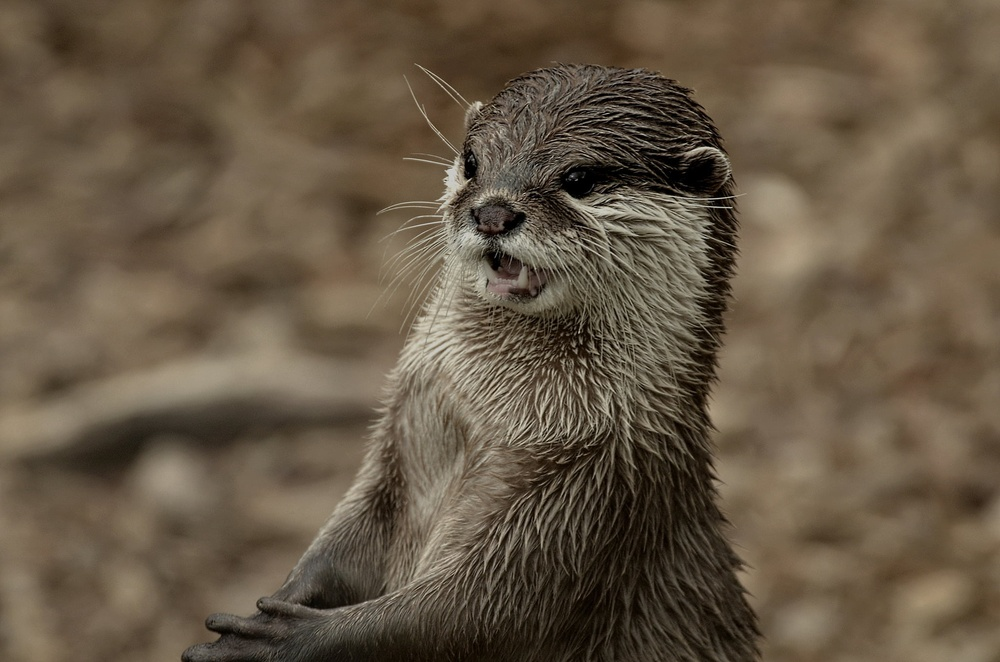
#> input picture Ruido/imagenes/Nutria.jpg, 1000 x 662 px, shrunk from 2048 x 1356 before the run, found by its file name
$ python pruebas_f.py
#> lines starting #> are read from the running program, lines starting #| are printed output that depends on the picture; long printed decimals are rounded
import numpy as np
import matplotlib.pyplot as plt
from skimage import io, color, util
import time

imagen_ruido = io.imread('Ruido/imagenes/nutria.jpg')
#> imagen_ruido is the input picture: shape (662, 1000, 3); mean R, G, B 101.9, 87.7, 69.1
imagen_original = io.imread('Ruido/imagenes/nutria_grises.jpg')
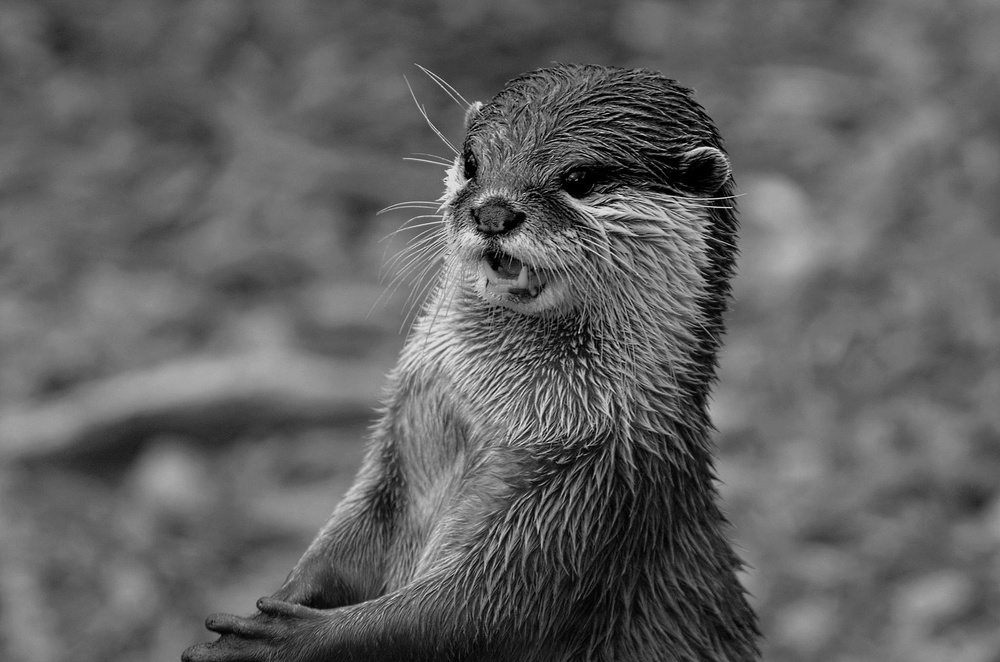
#> input picture Ruido/imagenes/nutria_grises.jpg, 1000 x 662 px, shrunk from 2048 x 1356 before the run, found by its file name
#> imagen_original is the input picture: shape (662, 1000, 3); min 0, max 236, mean 97.5

imagen_ruido = imagen_ruido / 255.0
imagen_original = imagen_original / 255.0

imagen_ruido = color.rgb2gray(imagen_ruido)
#> imagen_ruido: shape (662, 1000) float64
imagen_original = color.rgb2gray(imagen_original)
#> imagen_original: shape (662, 1000) float64


def grad_mse(x):
    return 2 * (x - imagen_original)

def caso_real(x):
    return np.sum((x - imagen_original) ** 2)

def energia_J(x, ruido, lam):
    fidelity = 0.5 * np.sum((x - ruido) ** 2)

    grad_x = x[1:, :] - x[:-1, :]
    grad_y = x[:, 1:] - x[:, :-1]
    smoothness = 0.5 * lam * (np.sum(grad_x ** 2) + np.sum(grad_y ** 2))

    return fidelity + smoothness

def gradiente_J(x, ruido, lam):
    grad = x - ruido

    grad[:-1, :] += lam * (x[:-1, :] - x[1:, :])
    grad[1:, :]  += lam * (x[1:, :] - x[:-1, :])

    grad[:, :-1] += lam * (x[:, :-1] - x[:, 1:])
    grad[:, 1:]  += lam * (x[:, 1:] - x[:, :-1])

    return grad

def momentum(grad_f,x0,ruido,lam,lr,max_ite,eps,eta):
    lista_normas = []
    iteracion = 0
    v = np.zeros_like(x0)
    for i in range(max_ite):
        gradiente = np.array(grad_f(x0,ruido,lam))
        norma = np.linalg.norm(gradiente)
        lista_normas.append(norma)
        if norma < eps:
            break
        vi = eta*v + lr*gradiente
        xi = x0 - vi
        x0= xi.copy()
        v = vi.copy()
        iteracion += 1
    return x0, lista_normas, iteracion

def descenso_grad(grad_f, x0,ruido,lam, lr, max_ite, eps):
    lista_normas = []
    iteracion = 0
    for i in range(max_ite):
        gradiente = grad_f(x0,ruido, lam)
        norma = np.linalg.norm(gradiente)
        lista_normas.append(norma)
        if norma < eps:
            break
        x0 = x0 - lr * gradiente
        iteracion += 1
    return x0, lista_normas, iteracion

def nesterov(grad_f, x0, ruido, lam, lr, max_ite, eps, eta):
    lista_normas = []
    iteracion = 0
    v = np.zeros_like(x0)
    for i in range(max_ite):
        x_adelantado = x0 - eta * v
        grad = grad_f(x_adelantado, ruido, lam)
        norma = np.linalg.norm(grad)
        lista_normas.append(norma)
        v = eta * v + lr * grad
        x0 = x0 - v

        iteracion += 1
        if norma < eps:
            print(f"Convergió en la iteración {i}")
            break
    return x0, lista_normas, iteracion


max_iter = 1000
eps = 1e-6
lr = 0.002
lam = 0.1
eta=0.9

imagen_pred = np.random.rand(*imagen_ruido.shape)

inicio_1 = time.time()
imagen_pred, error_simple, iteracion_simple = descenso_grad(gradiente_J, imagen_pred, imagen_ruido,lam, lr, max_iter, eps)
#> the loop in descenso_grad, `for i in range(max_ite):` made 1000 passes
#> norma on passes 1 to 3: 368.1, 367.1, 366.1
#> pass 1, in gradiente_J, `grad = x - ruido`:
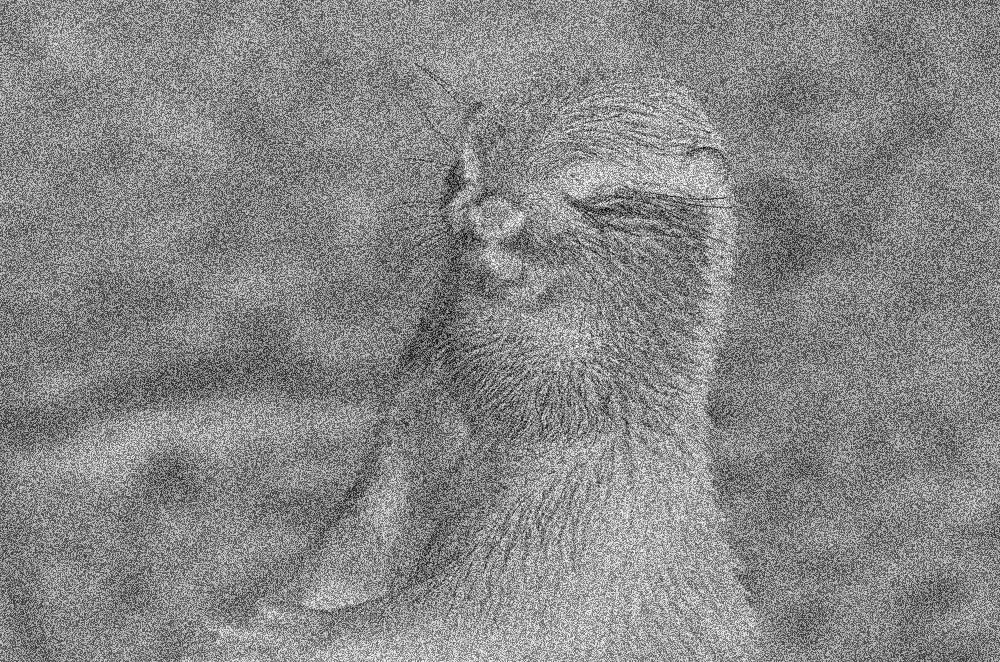
#> grad: shape (662, 1000) float64; min -0.809, max 0.998, mean 0.15; drawn with min black and max white
#> pass 1, in descenso_grad, `x0 = x0 - lr * gradiente`:
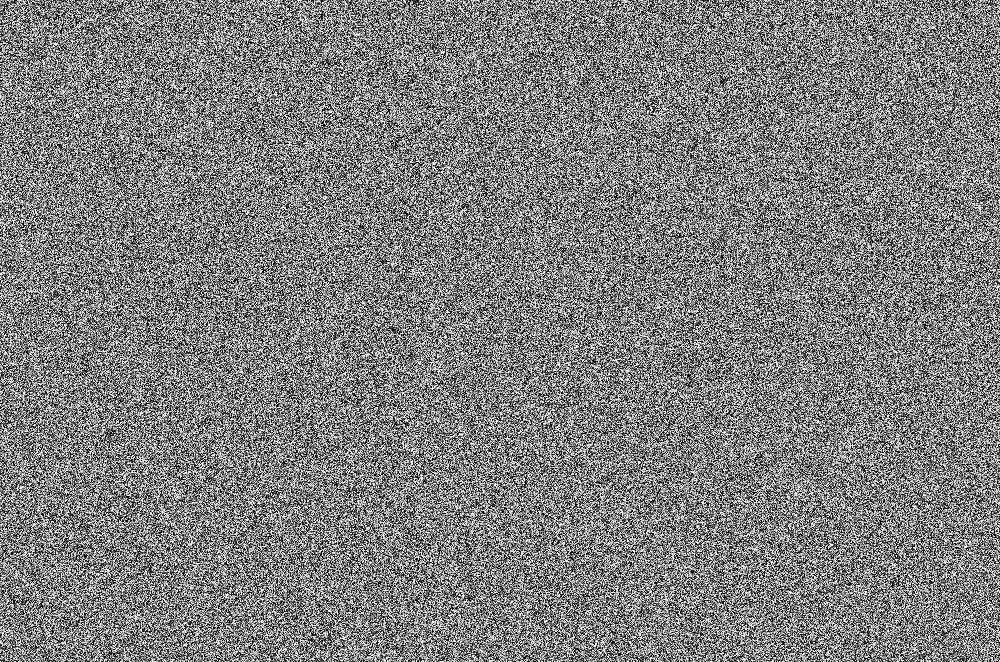
#> x0: shape (662, 1000) float64; min 0.000458, max 0.999, mean 0.5
#> after the loop in descenso_grad, `for i in range(max_ite):`: iteracion = 1000; lista_normas = 1000 values, max 368.1 at index 0, min 29.82 at index 999, mean 130.2
#> error_simple has the same summary as lista_normas in descenso_grad; iteracion_simple = 1000
fin_1 = time.time()
inicio_2 = time.time()
imagen_pred2, error_momentum, iteracion_momentum = momentum(gradiente_J, imagen_pred, imagen_ruido,lam, lr, max_iter, eps,eta)
#> the loop in momentum, `for i in range(max_ite):` made 644 passes
#> norma on passes 1 to 3: 29.75, 29.69, 29.56
#> after the loop in momentum, `for i in range(max_ite):`:
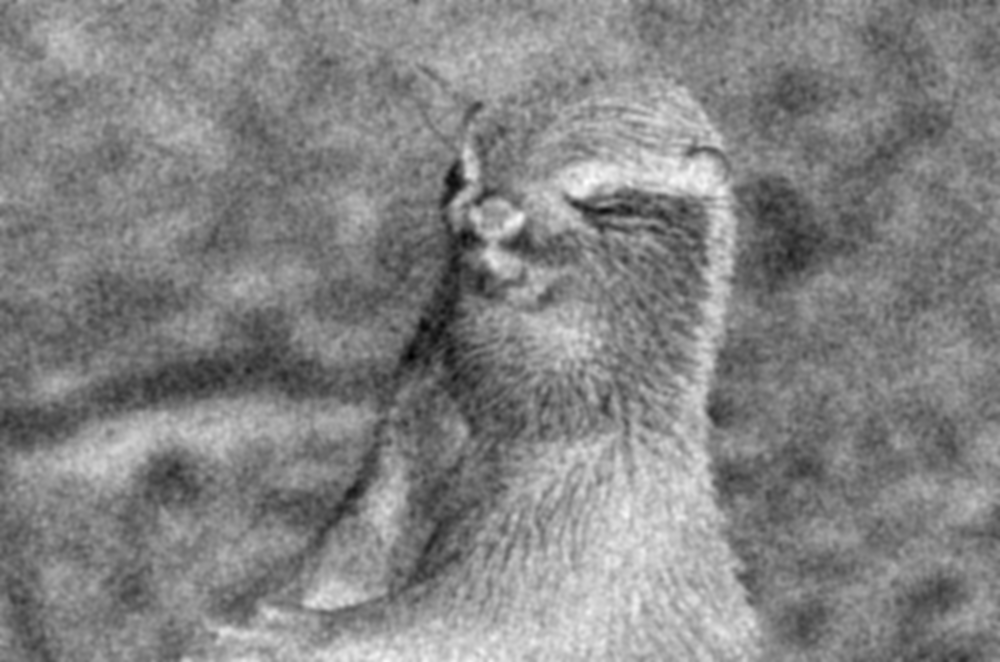
#> gradiente: shape (662, 1000) float64; min -2.14e-09, max 3.88e-09, mean 9.68e-10; drawn with min black and max white
#> after the loop in momentum, `for i in range(max_ite):`: iteracion = 643; lista_normas = 644 values, max 29.75 at index 0, min 9.98e-07 at index 643, mean 2.11
#> error_momentum has the same summary as lista_normas in momentum; iteracion_momentum = 643
fin_2 = time.time()
inicio_3 = time.time()
imagen_pred3, error_nesterov, iteracion_nesterov = nesterov(gradiente_J, imagen_pred, imagen_ruido,lam, lr, max_iter, eps,eta)
#> the loop in nesterov, `for i in range(max_ite):` made 666 passes
#> norma on passes 1 to 3: 29.75, 29.62, 29.44
#> after the loop in nesterov, `for i in range(max_ite):`: iteracion = 666; lista_normas = 666 values, max 29.75 at index 0, min 9.79e-07 at index 665, mean 2.03
#> error_nesterov has the same summary as lista_normas in nesterov; iteracion_nesterov = 666
fin_3 = time.time()

print("\nIteraciones Descenso de Gradiente:", iteracion_simple,
      "Error:", error_simple[-1], "Tiempo:", fin_1 - inicio_1)
#| Iteraciones Descenso de Gradiente: 1000 Error: 29.824 Tiempo: 6.671
print("\nIteraciones Momentum:", iteracion_momentum,
      "Error:", error_momentum[-1], "Tiempo:", fin_2 - inicio_2)
#| Iteraciones Momentum: 643 Error: 9.97869117433553e-07 Tiempo: 6.021
print("\nIteraciones Nesterov:", iteracion_nesterov,
      "Error:", error_nesterov[-1], "Tiempo:", fin_3 - inicio_3,'\n')
#| Iteraciones Nesterov: 666 Error: 9.788991600718597e-07 Tiempo: 6.011

fig, ax = plt.subplots(1, 4, figsize=(12, 6))
ax[0].imshow(io.imread('Ruido/imagenes/nutria_ruido.jpg'), cmap='gray')
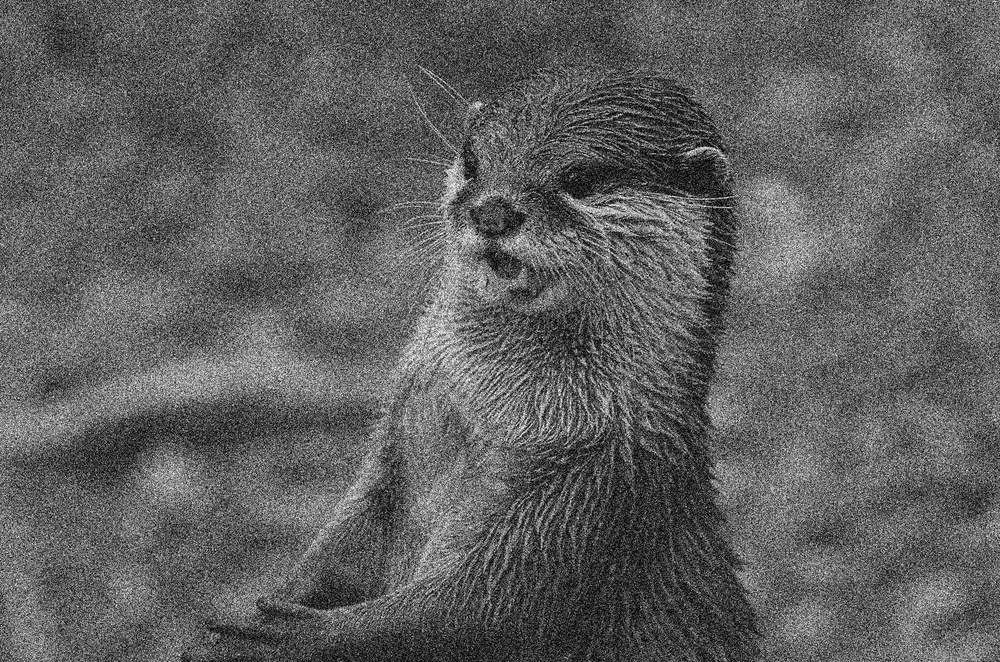
#> input picture Ruido/imagenes/nutria_ruido.jpg, 1000 x 662 px, shrunk from 2048 x 1356 before the run, found by its file name
ax[0].set_title('Imagen Original')
ax[0].axis('off')

ax[1].imshow(imagen_pred, cmap='gray')
ax[1].set_title('Predicción 1 (Descenso de Gradiente)')
ax[1].axis('off')

ax[2].imshow(imagen_pred2, cmap='gray')
ax[2].set_title('Predicción 2 (Momentum)')
ax[2].axis('off')

ax[3].imshow(imagen_pred3, cmap='gray')
ax[3].set_title('Predicción 3 (Nesterov)')
ax[3].axis('off')

plt.show()

plt.figure(figsize=(10, 5))
plt.title('Error de la imagen')
plt.plot(error_simple, label='Descenso de Gradiente')
plt.plot(error_momentum, label='Momentum')
plt.plot(error_nesterov, label='Nesterov')
plt.xlabel('Iteraciones')
plt.ylabel('Error')
plt.legend()
plt.show()
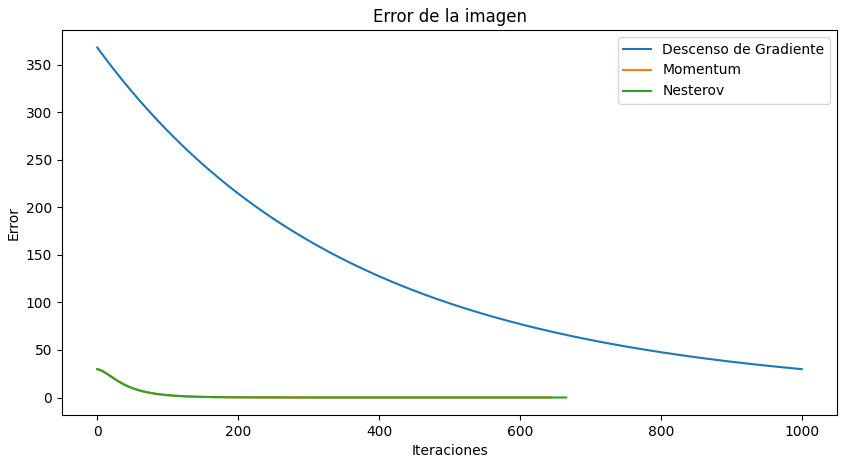
#> figure drawn by matplotlib, 1 panel; curve peaks at x = 0, y = 368.1; curve peaks at x = 0, y = 29.75; curve peaks at x = 0, y = 29.75
